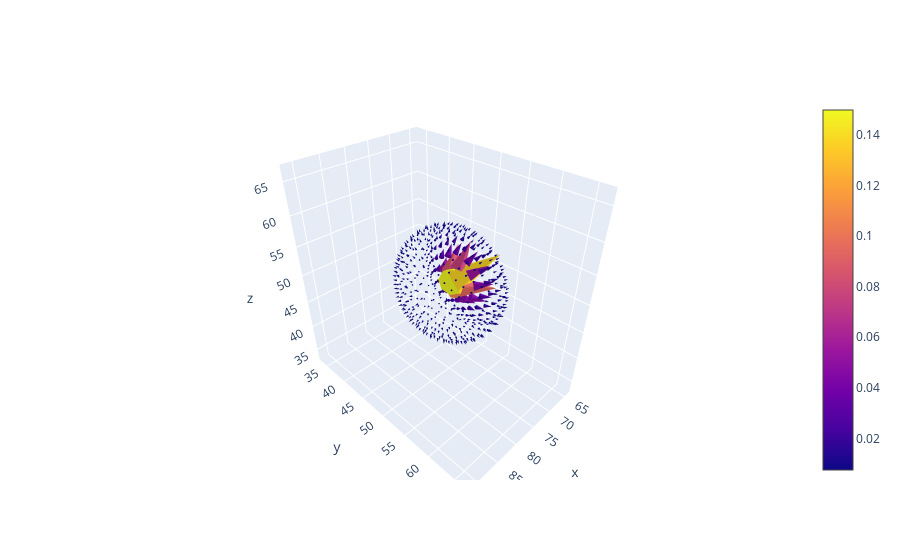

The code cell stored with this chart in its notebook:
### Code cell
E_shpere = np.zeros((500,3))
for i in range(500):
    E_shpere[i] = get_Potential_and_field(shpere_points[i],phi_hexa_mesh,NX,NY,NZ,dx,dy,dz)[-1]

Err = np.array([[83.7797, 51.0115, 51.7149],[83.8513 ,48.9261 ,51.225 ],[83.9783, 50.4036 ,50.3293]])
fig = go.Figure(data=go.Cone(x=shpere_points[:,0], y=shpere_points[:,1], z=shpere_points[:,2], u=E_shpere[:,0], v=E_shpere[:,1], w=E_shpere[:,2],))
#fig.add_trace(go.Scatter3d(
#        x=Err[:,0], 
#        y=Err[:,1], 
#        z=Err[:,2],
#    ))
fig.show()

### Figure 1 — Plotly figure (JSON) as saved in the notebook; plotly's stock layout.template omitted (floating-point values rounded to 4 significant figures; data arrays with more than 128 entries replaced by an {"elided": "..."} marker saying what was removed)
{"data": [{"type": "cone", "u": {"elided": "500 float values"}, "v": {"elided": "500 float values"}, "w": {"elided": "500 float values"}, "x": {"elided": "500 float values"}, "y": {"elided": "500 float values"}, "z": {"elided": "500 float values"}}], "layout": {}}
